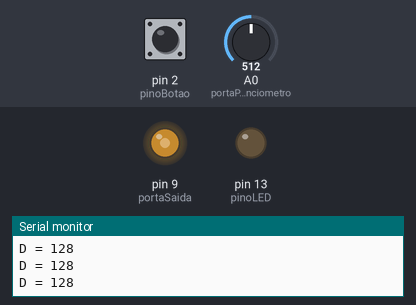
Bench run of a sketch on a simulated Arduino Leonardo, built for the host (arithmetic inside an expression is 32-bit, double 64-bit). On the bench: output pins drawn as LEDs (lit = HIGH), the last lines printed to the serial monitor. Dashed ring = blinking. The inputs (shaded band) are chosen by the test bench; at power-on: pin 2 (pinoBotao) LOW, A0 (portaPotenciometro) = 512.

Above: at 1.2 s.
1.3 s: pin 2 (pinoBotao) pulled HIGH for 0.25 s
At 2.4 s:
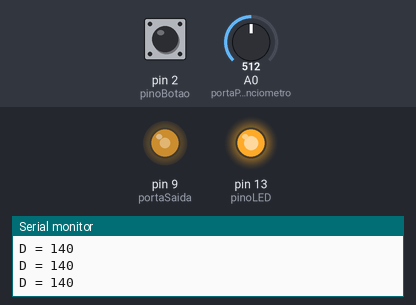
4.5 s: pin 2 (pinoBotao) pulled HIGH for 1 s
At 4.9 s:
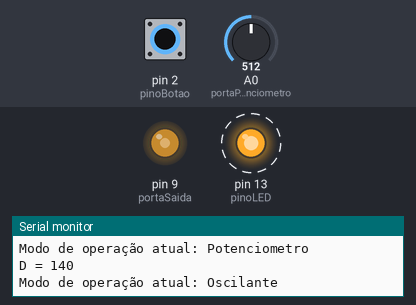
7.0 s: A0 (portaPotenciometro) set to 900
At 7.9 s:
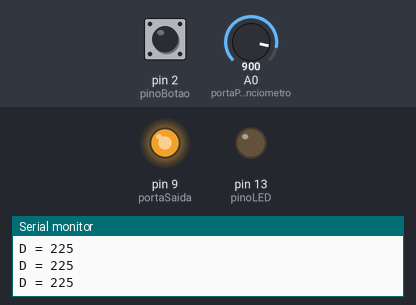
8.5 s: A0 (portaPotenciometro) set to 122
At 9.1 s:
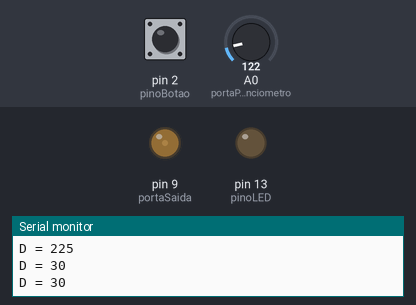
10.1 s: pin 2 (pinoBotao) pulled HIGH for 0.25 s
At 10.31 s:
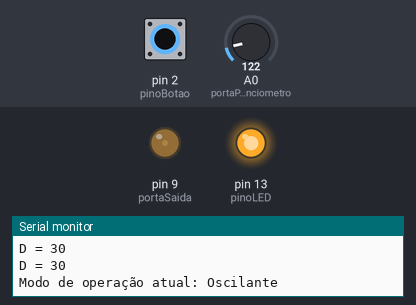
13.1 s: pin 2 (pinoBotao) pulled HIGH for 3.2 s
At 13.51 s:
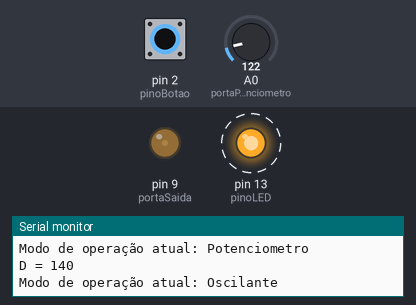
Timing chart, 0 to 18.8 s (numbered marks = the images above; inputs shaded):
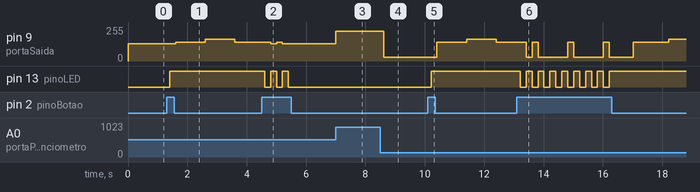

Measured:
- after the input at 1.3 s, pin 9 (portaSaida): 128/255 → 140/255 after 0.30 s, → 165/255 1.0 s later, → 140/255 1.0 s later; pin 13 (pinoLED): LOW → HIGH after 0.10 s
- after the input at 4.5 s, pin 13 (pinoLED): alternates HIGH for 0.20 s and LOW for 0.20 s, 5 changes in all, then stays LOW, starting after 0.10 s
- after the input at 7.0 s, pin 9 (portaSaida): 128/255 → 225/255 at once
- after the input at 8.5 s, pin 9 (portaSaida): 225/255 → 30/255 after 0.11 s
- after the input at 10.1 s, pin 9 (portaSaida): 30/255 → 140/255 after 0.31 s, → 165/255 1.0 s later, → 140/255 1.0 s later; pin 13 (pinoLED): LOW → HIGH after 0.11 s
- after the input at 13.1 s, pin 13 (pinoLED): alternates HIGH for 0.20 s and LOW for 0.20 s, 16 changes in all, then stays HIGH, starting after 0.11 s

The sketch:

buck_doismodos.ino
```cpp
//Código simples para fazer o controle de uma chave em PWM de acordo com o valor de um potênciometro

const int portaSaida = 9;
const int portaPotenciometro = A0;
const int pinoBotao = 2;
const int pinoLED = 13;
int razaoCiclicaAtual;

//Configurações do modo de operação oscilado
const int tempoOscilacao = 1000; // em milisegundos
const int razaoCiclicaUm = 0.55 * 255; // em porcentagem
const int razaoCiclicaDois = 0.65 * 255; //em porcentagem

int modoOperacao = 0;
int tempoAtual, tempoAnterior;

void setPwmFrequencyMEGA2560(int pin, int divisor);

void setup() {

  setPwmFrequencyMEGA2560(portaSaida, 2);
  pinMode(portaSaida, OUTPUT);
  pinMode(pinoLED, OUTPUT);
  Serial.begin(9600);

}

void loop() {

  if(!modoOperacao)
  {
  razaoCiclicaAtual = analogRead(portaPotenciometro);
  razaoCiclicaAtual = razaoCiclicaAtual / 4;
  }

  else
  {
    tempoAtual = millis();

    if(tempoAtual - tempoAnterior > tempoOscilacao){

      if(razaoCiclicaAtual == razaoCiclicaUm)
        razaoCiclicaAtual = razaoCiclicaDois;
      else
        razaoCiclicaAtual = razaoCiclicaUm;

      tempoAnterior = tempoAtual;
    }

  }

  if(digitalRead(pinoBotao)){
    modoOperacao = !modoOperacao;
    Serial.print("Modo de operação atual: ");

    if(!modoOperacao){
      Serial.println("Potenciometro");
      digitalWrite(pinoLED, LOW);
    }

    else{
      Serial.println("Oscilante");
      digitalWrite(pinoLED, HIGH);
    }

  }

  analogWrite(portaSaida, razaoCiclicaAtual);
  delay(200);

  Serial.print("D = ");
  Serial.println(razaoCiclicaAtual);
}

void setPwmFrequencyMEGA2560(int pin, int divisor) {
  byte mode;
      switch(divisor) {
      case 1: mode = 0x01; break;
      case 2: mode = 0x02; break;
      case 3: mode = 0x03; break;
      case 4: mode = 0x04; break;
      case 5: mode = 0x05; break;
      case 6: mode = 0x06; break;
      case 7: mode = 0x07; break;
      default: return;
      }

        switch(pin) {
      case 2:  TCCR3B = TCCR3B  & 0b11111000 | mode; break;
      case 3:  TCCR3B = TCCR3B  & 0b11111000 | mode; break;
      case 4:  TCCR0B = TCCR0B  & 0b11111000 | mode; break;
      case 5:  TCCR3B = TCCR3B  & 0b11111000 | mode; break;
      case 6:  TCCR4B = TCCR4B  & 0b11111000 | mode; break;
      case 7:  TCCR4B = TCCR4B  & 0b11111000 | mode; break;
      case 8:  TCCR4B = TCCR4B  & 0b11111000 | mode; break;
      case 9:  TCCR2B = TCCR0B  & 0b11111000 | mode; break;
      case 10: TCCR2B = TCCR2B  & 0b11111000 | mode; break;
      case 11: TCCR1B = TCCR1B  & 0b11111000 | mode; break;
      case 12: TCCR1B = TCCR1B  & 0b11111000 | mode; break;
      case 13: TCCR0B = TCCR0B  & 0b11111000 | mode; break;
      default: return;
    }

}
```
